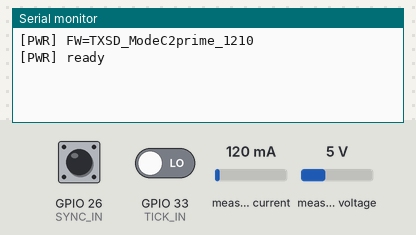
The sketch below on a simulated ESP32. On the bench: the last lines printed to the serial monitor. The inputs (shaded band) are chosen by the test bench; at power-on: GPIO 26 (SYNC_IN) LOW, GPIO 33 (TICK_IN) LOW, measured current 120 mA, measured voltage 5 V. Storage starts empty.

Above: at 1.2 s.
1.3 s: GPIO 26 (SYNC_IN) driven HIGH
At 3.1 s:
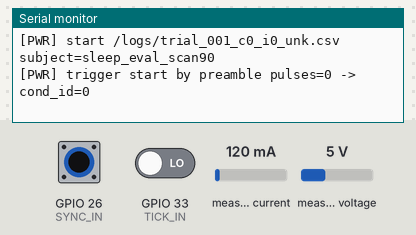
3.6 s: GPIO 26 (SYNC_IN) driven LOW
At 4.5 s:
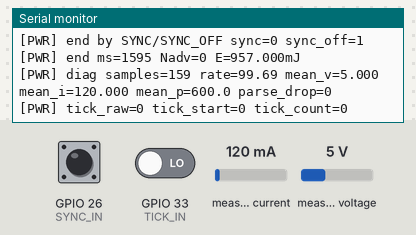
5.2 s: GPIO 26 (SYNC_IN) pulsed HIGH 2 times (0.12 s each, 0.3 s apart)
At 6.3 s:
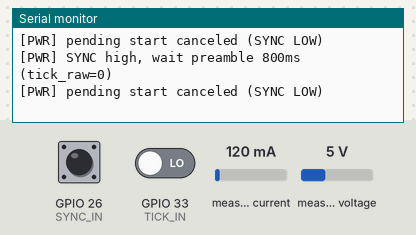

Measured:
- after the input at 1.3 s, the serial monitor: prints a new line at once (image 1)
- after the input at 3.6 s, the serial monitor: prints a new line after 0.10 s (image 2)
- after the input at 5.2 s, the serial monitor: prints a new line at once (image 3)

The sketch:

TXSD_ModeC2prime_1210.ino
```cpp
// TXSD_ModeC2prime_1210.ino
// Read INA219 on TXSD, log ms,mV,uA,p_mW to SD. Start/stop via SYNC (GPIO25 from TX) with optional TICK.
// Board: ESP32-DevKitC (WROVER-E assumed)

#include <Arduino.h>
#include <Wire.h>
#include <SPI.h>
#include <SD.h>
#include <Adafruit_INA219.h>

// Pins (match TX 1210 wiring)
static const int SD_CS   = 5;
static const int SD_SCK  = 18;
static const int SD_MISO = 19;
static const int SD_MOSI = 23;
static const int SYNC_IN = 26;     // TX GPIO25 -> RX/TXSD SYNC
static const int SYNC_OFF_IN = -1; // unused
static const int TICK_IN = 33;     // TX GPIO27 -> TXSD TICK_IN
static const int I2C_SDA = 21;
static const int I2C_SCL = 22;

// Settings
static const uint32_t SAMPLE_US    = 10000;   // 10ms = 100Hz
static const uint32_t FALLBACK_MS  = 900000;  // safety fallback (~15 min)
static const uint32_t MIN_TRIAL_MS = 1000;    // ignore trials shorter than 1s
static const uint32_t TICK_PER_TRIAL = 0;     // 0=disabled (use SYNC to end); set >0 to force end by adv count
static const char SUBJECT_ID[] = "sleep_eval_scan90"; // set per experiment

// TX側が trial開始直後に TICK を n回打って「条件ID」を送る前提（sleep_eval TX）
static const uint32_t PREAMBLE_WINDOW_MS = 800; // SYNC立上り後、この時間だけTICKを数えてcond_idにする
static const uint8_t PREAMBLE_MAX_ID = 8;       // cond_id=1..8

HardwareSerial Debug(0);
Adafruit_INA219 ina;
File f;

volatile uint32_t tickCountRaw=0; // cumulative TICK count
uint32_t tickStart=0;             // TICK count at trial start
uint32_t tickCount=0;             // adv count in trial
bool syncState=false;
bool syncOffState=false;
bool logging=false;
bool pendingStart=false;
uint32_t t0_ms=0, nextSampleUs=0;
uint32_t lineN=0, badLines=0;
uint32_t lastTickSnapshot=0;
uint32_t syncLowSince=0;
uint32_t pendingSinceMs=0;
uint32_t tickAtSync=0;
uint8_t condId=0;

// Stats
double sumP=0.0; double sumV=0.0; double sumI=0.0; uint32_t sampN=0;
uint32_t firstMs=0, lastMs=0; bool hasSample=false;

static bool condInfo(uint8_t id, uint16_t* interval_ms, const char** sleep_tag){
  // TX側の Condition ID と一致させること
  // 1: 100ms_OFF, 2: 100ms_ON
  // 3: 500ms_OFF, 4: 500ms_ON
  // 5: 1000ms_OFF, 6: 1000ms_ON
  // 7: 2000ms_OFF, 8: 2000ms_ON
  switch(id){
    case 1: *interval_ms = 100;  *sleep_tag = "off"; return true;
    case 2: *interval_ms = 100;  *sleep_tag = "on";  return true;
    case 3: *interval_ms = 500;  *sleep_tag = "off"; return true;
    case 4: *interval_ms = 500;  *sleep_tag = "on";  return true;
    case 5: *interval_ms = 1000; *sleep_tag = "off"; return true;
    case 6: *interval_ms = 1000; *sleep_tag = "on";  return true;
    case 7: *interval_ms = 2000; *sleep_tag = "off"; return true;
    case 8: *interval_ms = 2000; *sleep_tag = "on";  return true;
    default: break;
  }
  *interval_ms = 0; *sleep_tag = "unk";
  return false;
}

static inline String nextPath(uint8_t id){
  SD.mkdir("/logs");
  char p[64];
  uint16_t interval_ms=0;
  const char* sleep_tag="unk";
  (void)condInfo(id, &interval_ms, &sleep_tag);
  for (uint32_t trial_idx=1;;++trial_idx){
    snprintf(p,sizeof(p),"/logs/trial_%03lu_c%u_i%u_%s.csv",
             (unsigned long)trial_idx, (unsigned)condId, (unsigned)interval_ms, sleep_tag);
    if(!SD.exists(p)) return String(p);
  }
}
void IRAM_ATTR onTickRaw(){ tickCountRaw++; }

static void startTrial(uint8_t id){
  condId = id;
  String path=nextPath(id);
  f=SD.open(path, FILE_WRITE);
  if (!f){ Debug.println("[SD] open FAIL"); return; }
  f.println("ms,mV,uA,p_mW");
  uint16_t interval_ms=0;
  const char* sleep_tag="unk";
  (void)condInfo(condId, &interval_ms, &sleep_tag);
  f.printf("# meta, firmware=TXSD_ModeC2prime_1210, trial_index=auto, cond_id=%u, adv_interval_ms=%u, sleep=%s, subject=%s\r\n",
           (unsigned)condId, (unsigned)interval_ms, sleep_tag, SUBJECT_ID);
  logging=true; t0_ms=millis(); nextSampleUs=micros()+SAMPLE_US; lineN=badLines=0; tickCount=0;
  // preamble分のTICKは除外する（preamble後のtickCountRawを起点にする）
  tickStart = tickCountRaw;
  lastTickSnapshot=tickCountRaw;
  sumP=sumV=sumI=0.0; sampN=0; hasSample=false; firstMs=lastMs=0;
  Debug.printf("[PWR] start %s subject=%s\n", path.c_str(), SUBJECT_ID);
}

static void endTrial(){
  if (!logging) return;
  logging=false;
  uint32_t now_ms = millis();
  uint32_t ms_total = now_ms - t0_ms; // wall-clock duration

  // Ignore too-short trials
  if (ms_total < MIN_TRIAL_MS){
    Debug.printf("[PWR] ignore short trial ms_total=%lu\n", (unsigned long)ms_total);
    if (f){ f.flush(); f.close(); }
    return;
  }

  double meanP = (sampN>0)? (sumP/sampN) : 0.0;
  double meanV = (sampN>0)? (sumV/sampN) : 0.0;
  double meanI = (sampN>0)? (sumI/sampN) : 0.0;
  double E_mJ  = meanP * (ms_total/1000.0);
  double Eper_uJ = (tickCount>0)? (E_mJ*1000.0/tickCount) : 0.0;

  f.printf("# summary, ms_total=%lu, adv_count=%lu, E_total_mJ=%.3f, E_per_adv_uJ=%.1f, subject=%s\r\n",
           (unsigned long)ms_total, (unsigned long)tickCount, E_mJ, Eper_uJ, SUBJECT_ID);
  f.printf("# diag, samples=%lu, rate_hz=%.2f, mean_v=%.3f, mean_i=%.3f, mean_p_mW=%.1f, parse_drop=%lu\r\n",
           (unsigned long)sampN, (ms_total>0? (double)sampN/(ms_total/1000.0):0.0), meanV, meanI, meanP, (unsigned long)badLines);
  f.flush(); f.close();
  Debug.printf("[PWR] end ms=%lu Nadv=%lu E=%.3fmJ\n", (unsigned long)ms_total, (unsigned long)tickCount, E_mJ);
  Debug.printf("[PWR] diag samples=%lu rate=%.2f mean_v=%.3f mean_i=%.3f mean_p=%.1f parse_drop=%lu\n",
               (unsigned long)sampN, (ms_total>0? (double)sampN/(ms_total/1000.0):0.0), meanV, meanI, meanP, (unsigned long)badLines);
  Debug.printf("[PWR] tick_raw=%lu tick_start=%lu tick_count=%lu\n",
               (unsigned long)tickCountRaw, (unsigned long)tickStart, (unsigned long)tickCount);
}

void setup(){
  Debug.begin(115200);
  Debug.println("[PWR] FW=TXSD_ModeC2prime_1210");
  SPI.begin(SD_SCK, SD_MISO, SD_MOSI, SD_CS);
  if (!SD.begin(SD_CS)){ Debug.println("[SD] init FAIL"); while(1) delay(1000); }

  pinMode(SYNC_IN, INPUT_PULLDOWN);
  if (SYNC_OFF_IN >= 0) pinMode(SYNC_OFF_IN, INPUT_PULLDOWN);
  pinMode(TICK_IN, INPUT_PULLDOWN);
  attachInterrupt(digitalPinToInterrupt(TICK_IN), onTickRaw, RISING);

  Wire.begin(I2C_SDA, I2C_SCL); Wire.setClock(400000);
  ina.begin(); ina.setCalibration_16V_400mA();

  Debug.println("[PWR] ready");
}

void loop(){
  uint32_t nowMs = millis();
  bool justStarted = false;

  // --- start/stop controlled by SYNC_IN ---
  int syncIn = digitalRead(SYNC_IN);
  int syncOff = (SYNC_OFF_IN >= 0) ? digitalRead(SYNC_OFF_IN) : HIGH; // default HIGH if not used

  // SYNC立ち上がり検出: preamble待ち（この間にTICKパルス数でcond_idを決める）
  if (!logging && !pendingStart && syncIn == HIGH){
    pendingStart = true;
    pendingSinceMs = nowMs;
    tickAtSync = tickCountRaw;
    syncState = true;
    syncOffState = (syncOff == HIGH);
    syncLowSince = 0;
    Debug.printf("[PWR] SYNC high, wait preamble %lums (tick_raw=%lu)\n",
                 (unsigned long)PREAMBLE_WINDOW_MS, (unsigned long)tickCountRaw);
  }

  if (pendingStart){
    // SYNCが落ちたらキャンセル
    if (syncIn == LOW){
      pendingStart = false;
      syncState = false;
      Debug.println("[PWR] pending start canceled (SYNC LOW)");
    } else if ((nowMs - pendingSinceMs) >= PREAMBLE_WINDOW_MS){
      uint32_t pulses = tickCountRaw - tickAtSync;
      uint8_t id = (pulses >= 1 && pulses <= PREAMBLE_MAX_ID) ? (uint8_t)pulses : 0;
      startTrial(id);
      pendingStart = false;
      justStarted = true;
      nowMs = millis();
      syncLowSince = 0;
      Debug.printf("[PWR] trigger start by preamble pulses=%lu -> cond_id=%u\n", (unsigned long)pulses, (unsigned)id);
    }
  }

  if (logging){
    if (justStarted) {
      nowMs = millis();    // ensure fresh timestamp on first loop after start
    }
    bool syncLow = (syncIn == LOW) || (syncOff == LOW);
    // end when SYNC stays LOW for >=100ms, or fallback by TICK_PER_TRIAL/timeout if enabled
    if (syncLow){
      if (syncLowSince == 0) syncLowSince = nowMs;
      if ((nowMs - syncLowSince) >= 100){
        Debug.printf("[PWR] end by SYNC/SYNC_OFF sync=%d sync_off=%d\n", syncIn, syncOff);
        endTrial();
        syncState = false;
        syncOffState = false;
        syncLowSince = 0;
      }
    } else {
      syncLowSince = 0;
      tickCount = tickCountRaw - tickStart;
      if (TICK_PER_TRIAL > 0 && tickCount >= TICK_PER_TRIAL){
        Debug.printf("[PWR] force end by TICK (count=%lu)\n", (unsigned long)tickCount);
        endTrial();
        syncState = false;
      }
      int32_t dt_ms = (int32_t)(nowMs - t0_ms);
      if (dt_ms >= 0 && (uint32_t)dt_ms >= FALLBACK_MS){
        Debug.printf("[PWR] force end by timeout (ms=%lu)\n", (unsigned long)(nowMs - t0_ms));
        endTrial();
        syncState = false;
      }
    }

    uint32_t nowUs=micros();
    while ((int32_t)(nowUs - nextSampleUs) >= 0){
      nextSampleUs += SAMPLE_US;
      float v=ina.getBusVoltage_V();
      float i=ina.getCurrent_mA();
      int32_t mv=(int32_t)lroundf(v*1000.0f);
      int32_t uA=(int32_t)lroundf(i*1000.0f);
      double p_mW=v*i;
      uint32_t relMs=millis()-t0_ms;

      if (!hasSample){ hasSample=true; firstMs=relMs; }
      lastMs=relMs;
      sumP+=p_mW; sumV+=v; sumI+=i; sampN++;

      char buf[64];
      int n=snprintf(buf,sizeof(buf),"%lu,%ld,%ld,%.1f\r\n", (unsigned long)relMs, (long)mv, (long)uA, p_mW);
      if (n>0) f.write((uint8_t*)buf, n); else badLines++;
      lineN++;
      nowUs=micros();
    }
  }

  lastTickSnapshot = tickCountRaw;
  vTaskDelay(1);
}
```
